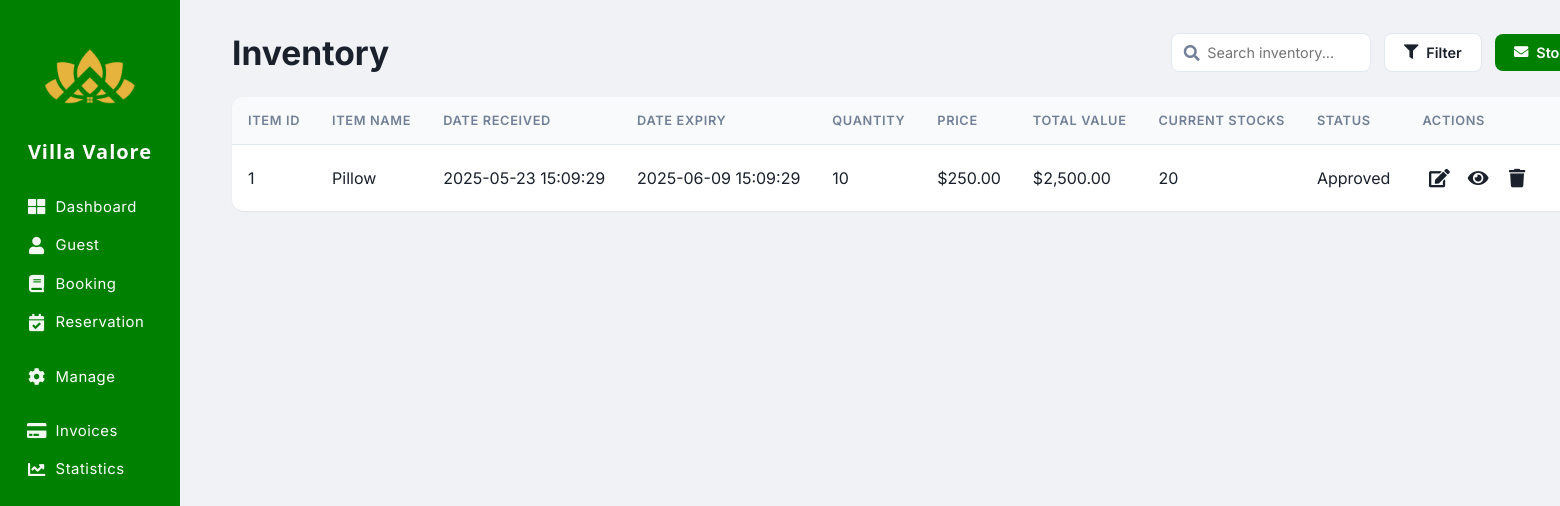
The app's page /admin/inventory.php, older data.
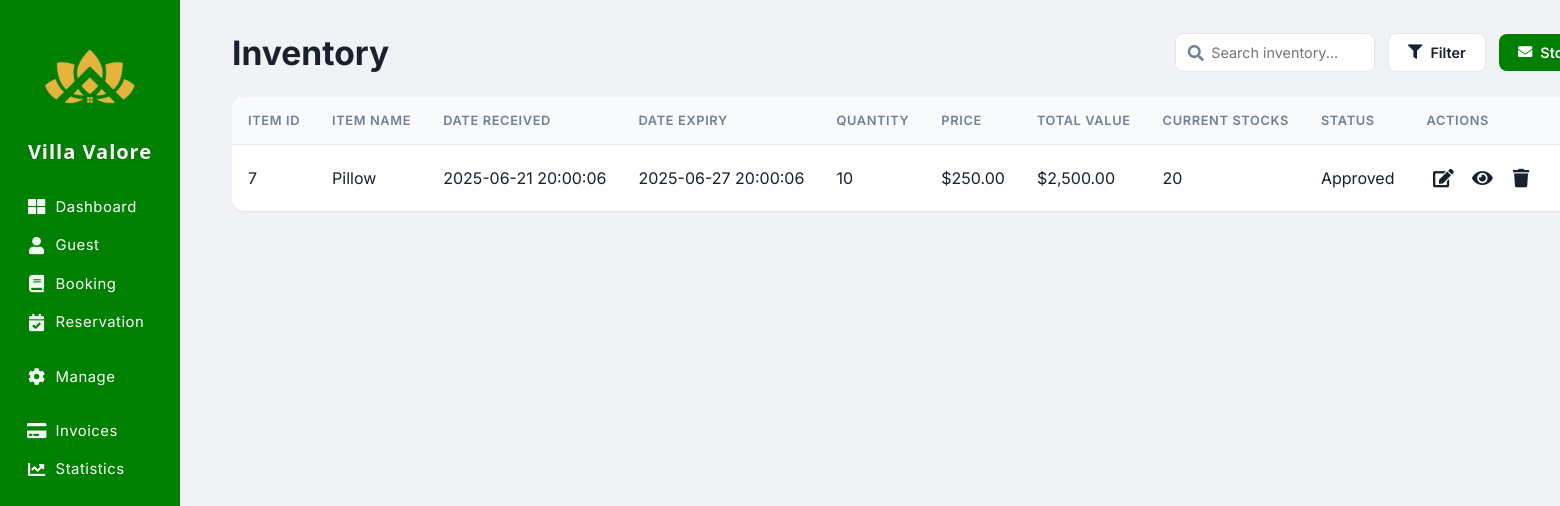
The same page, newer data.
### tables this page shows
CREATE TABLE `inventory` (
  `ItemID` int(15) NOT NULL,
  `AdminID` int(15) NOT NULL,
  `StaffID` int(15) NOT NULL,
  `RequestID` int(15) NOT NULL,
  `ItemName` varchar(255) NOT NULL,
  `DateReceived` datetime NOT NULL,
  `DateExpiry` datetime NOT NULL,
  `Quantity` int(255) NOT NULL,
  `Price` decimal(10,0) NOT NULL,
  `Total` int(255) NOT NULL,
  `CurrentStocks` bigint(255) NOT NULL,
  `RqStocks` bigint(255) NOT NULL,
  `Status` enum('Approved','Denied','','') NOT NULL
);

### admin/inventory.php (the view, shortened to what the changed rows need)
<?php include 'connections.php';
$sql = "SELECT ItemID, ItemName, DateReceived, DateExpiry, Quantity, Price, (Quantity * Price) as Total, CurrentStocks, Status FROM inventory";
$inventoryItems = [];
$result = $conn->query($sql);
if ($result) {
    while($row = $result->fetch_assoc()) {
        $inventoryItems[] = $row;
    }
}
?>
<!DOCTYPE html>
<html lang="en">
<head>
    <link rel="stylesheet" href="https://cdnjs.cloudflare.com/ajax/libs/font-awesome/5.15.4/css/all.min.css">
</head>
<body>
    <div class="main-content">
            <div class="inventory-header">
                <h1>Inventory</h1>
        </div>
        <div class="table-container">
            <table class="inventory-table">
          <thead>
              <tr>
            <th>Item ID</th>
            <th>Item Name</th>
            <th>Date Received</th>
            <th>Date Expiry</th>
            <th>Quantity</th>
            <th>Price</th>
            <th>Total Value</th>
            <th>Current Stocks</th>
            <th>Status</th>
            <th>Actions</th>
            <th>Download</th>
              </tr>
          </thead>
          <tbody id="inventoryTableBody">
              <?php if (!empty($inventoryItems)): ?>
            <?php foreach ($inventoryItems as $item): ?>
                <tr>
              <td><?php echo htmlspecialchars($item['ItemID']); ?></td>
              <td><?php echo htmlspecialchars($item['ItemName']); ?></td>
              <td><?php echo htmlspecialchars($item['DateReceived']); ?></td>
              <td><?php echo htmlspecialchars($item['DateExpiry']); ?></td>
              <td><?php echo htmlspecialchars($item['Quantity']); ?></td>
              <td>$<?php echo htmlspecialchars(number_format($item['Price'], 2)); ?></td>
              <td>$<?php echo htmlspecialchars(number_format($item['Total'], 2)); ?></td>
              <td><?php echo htmlspecialchars($item['CurrentStocks']); ?></td>
              <td><?php echo htmlspecialchars($item['Status']); ?></td>
              <td>
                  <div class="action-group">
                <button type="button" class="action-btn edit-btn"
                    data-id="<?php echo $item['ItemID']; ?>"
                    data-itemname="<?php echo htmlspecialchars($item['ItemName']); ?>"
                    data-datereceived="<?php echo htmlspecialchars($item['DateReceived']); ?>"
                    data-dateexpiry="<?php echo htmlspecialchars($item['DateExpiry']); ?>"
                    data-quantity="<?php echo htmlspecialchars($item['Quantity']); ?>"
                    data-price="<?php echo htmlspecialchars(number_format($item['Price'], 2)); ?>"
                    data-total="<?php echo htmlspecialchars(number_format($item['Total'], 2)); ?>"
                ><i class="fas fa-edit"></i></button>
                <button type="button" class="action-btn view-btn"
                    data-id="<?php echo $item['ItemID']; ?>"
                    data-itemname="<?php echo htmlspecialchars($item['ItemName']); ?>"
                    data-datereceived="<?php echo htmlspecialchars($item['DateReceived']); ?>"
                    data-dateexpiry="<?php echo htmlspecialchars($item['DateExpiry']); ?>"
                    data-quantity="<?php echo htmlspecialchars($item['Quantity']); ?>"
                    data-price="<?php echo htmlspecialchars(number_format($item['Price'], 2)); ?>"
                    data-total="<?php echo htmlspecialchars(number_format($item['Total'], 2)); ?>"
                ><i class="fas fa-eye"></i></button>
                <button type="button" class="action-btn delete-btn"
                    data-id="<?php echo $item['ItemID']; ?>"
                ><i class="fas fa-trash"></i></button>
                  </div>
              </td>
              <td>
              </td>
                </tr>
            <?php endforeach; ?>
              <?php else: ?>
            <tr><td colspan="11" style="text-align:center; padding: 2rem;">No inventory items found.</td></tr>
              <?php endif; ?>
          </tbody>
            </table>
        </div>
        </div>
</body>
</html>

Row changes from the older to the newer data that the page shows:
removed inventory: ItemID "1", ItemName "Pillow", DateReceived "2025-05-23 15:09:29", DateExpiry "2025-06-09 15:09:29", Quantity "10", Price "250.00", Total "2,500.00", CurrentStocks "20", Status "Approved"
added inventory: ItemID "7", ItemName "Pillow", DateReceived "2025-06-21 20:00:06", DateExpiry "2025-06-27 20:00:06", Quantity "10", Price "250.00", Total "2,500.00", CurrentStocks "20", Status "Approved"
